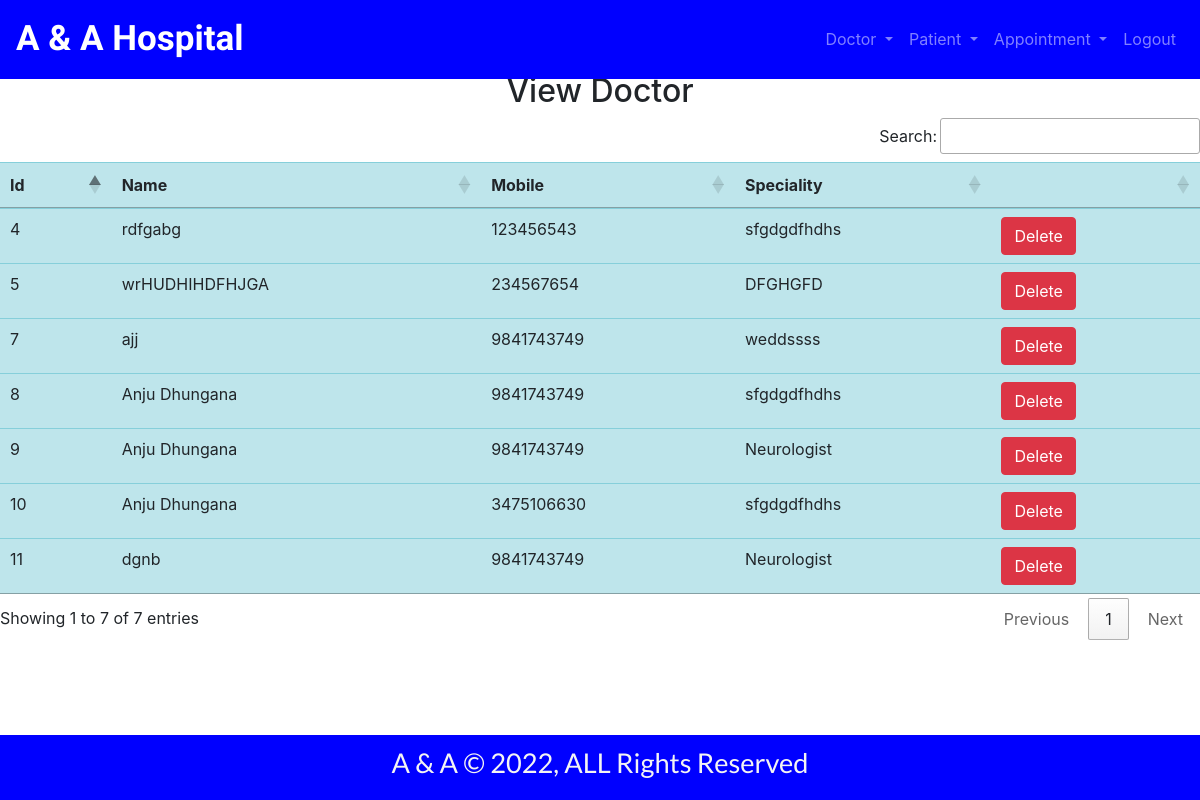
Page /view_doctor/ (signed in) on the earlier database version.
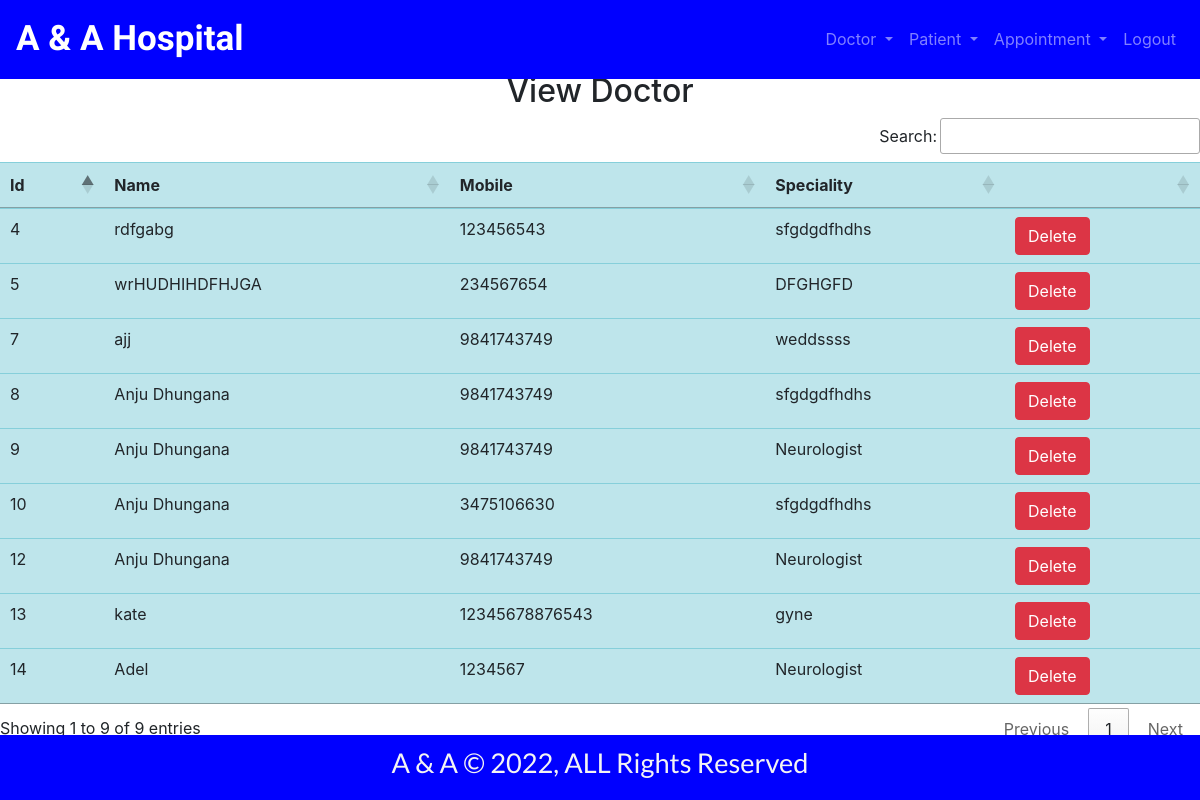
Same page on the later database version.
### hospital/models.py (models this page shows, shortened)
class Doctor(models.Model):
    name = models.CharField(max_length=50)
    mobile = models.IntegerField()
    speciality = models.CharField(max_length=50)

### hospital/views.py (the view)
# urls.py: path('view_doctor/',View_Doctor,name='view_doctor'),
def View_Doctor(request):
    if not request.user.is_staff:
        return redirect('login')
    doc = Doctor.objects.all()
    d = {'doc' : doc}
    return render(request, 'view_doctor.html', d)

### hospital/templates/view_doctor.html (shortened to what this page needs)
{% include 'base.html' %}
{% include 'navigation.html' %}
{%block content%}
<div>
    <h2 class="text-center">View Doctor</h2>
    <table id="example" class="table table-info">
        <thead>
            <tr>
                <th>Id</th>
                <th>Name</th>
                <th>Mobile</th>
                <th>Speciality</th>
               <th></th>
            </tr>
        </thead>
        <tbody>
            {% for i in doc %}
            <tr>
               <td> {{i.id}}</td>
               <td> {{i.name}}</td>
               <td> {{i.mobile}}</td>
               <td> {{i.speciality}}</td>
               <td><a href="{% url 'delete_doctor' i.id %}"
                onclick="return confirm('Are you sure you want to delete?')"class="btn btn-danger">Delete</a></td>
            </tr>
            {% endfor %}
        </tbody>
    </table>
</div>
{%endblock%}
{% include 'footer.html' %}

Differences in the rows shown:
removed Doctor: id "11", name "dgnb", mobile "9841743749", speciality "Neurologist"
added Doctor: id "12", name "Anju Dhungana", mobile "9841743749", speciality "Neurologist"
added Doctor: id "13", name "kate", mobile "12345678876543", speciality "gyne"
added Doctor: id "14", name "Adel", mobile "1234567", speciality "Neurologist"
Other differences:
text written by a page script: "Search: Showing 1 to 7 of 7 entries Previous 1 Next" → "Search: Showing 1 to 9 of 9 entries Previous 1 Next"
